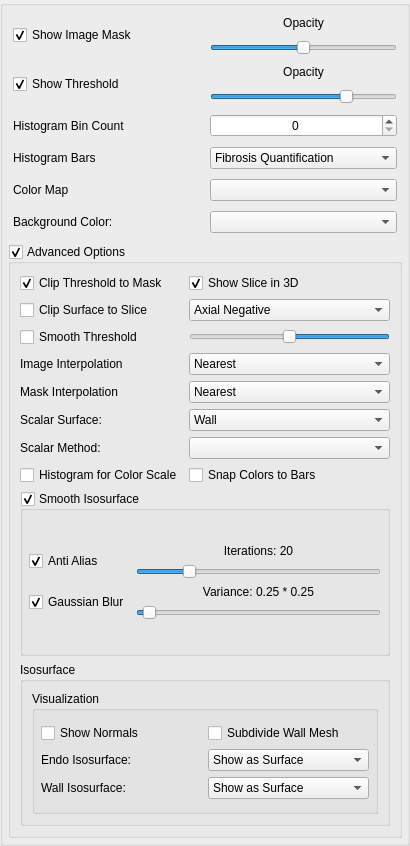
       <widget class="QWidget" name="scrollAreaWidgetContents_2">
        <property name="geometry">
         <rect>
          <x>0</x>
          <y>0</y>
          <width>410</width>
          <height>846</height>
         </rect>
        </property>
        <layout class="QVBoxLayout" name="verticalLayout_8">
         <property name="spacing">
          <number>0</number>
         </property>
         <property name="margin">
          <number>0</number>
         </property>
         <item>
          <layout class="QVBoxLayout" name="verticalLayout_left">
           <item>
            <widget class="QGroupBox" name="ProcessingGroup">
             <property name="sizePolicy">
              <sizepolicy hsizetype="Preferred" vsizetype="Preferred">
               <horstretch>0</horstretch>
               <verstretch>0</verstretch>
              </sizepolicy>
             </property>
             <property name="autoFillBackground">
              <bool>false</bool>
             </property>
             <property name="title">
              <string/>
             </property>
             <property name="alignment">
              <set>Qt::AlignLeading|Qt::AlignLeft|Qt::AlignTop</set>
             </property>
             <property name="flat">
              <bool>false</bool>
             </property>
             <property name="checkable">
              <bool>false</bool>
             </property>
             <layout class="QVBoxLayout" name="verticalLayout_2">
              <property name="margin">
               <number>5</number>
              </property>
              <item>
               <layout class="QGridLayout" name="gridLayout_2">
                <property name="margin">
                 <number>5</number>
                </property>
                <property name="spacing">
                 <number>10</number>
                </property>
                <item row="0" column="0">
                 <widget class="QCheckBox" name="showMaskCheckBox">
                  <property name="text">
                   <string>Show Image Mask</string>
                  </property>
                  <property name="checked">
                   <bool>true</bool>
                  </property>
                 </widget>
                </item>
                <item row="0" column="1">
                 <layout class="QVBoxLayout" name="verticalLayout_10">
                  <item>
                   <widget class="QLabel" name="maskOpacityLabel">
                    <property name="layoutDirection">
                     <enum>Qt::LeftToRight</enum>
                    </property>
                    <property name="text">
                     <string>Opacity</string>
                    </property>
                    <property name="alignment">
                     <set>Qt::AlignCenter</set>
                    </property>
                   </widget>
                  </item>
                  <item>
                   <widget class="QSlider" name="imageMaskOpacitySlider">
                    <property name="sizePolicy">
                     <sizepolicy hsizetype="Preferred" vsizetype="Fixed">
                      <horstretch>0</horstretch>
                      <verstretch>0</verstretch>
                     </sizepolicy>
                    </property>
                    <property name="maximum">
                     <number>100</number>
                    </property>
                    <property name="value">
                     <number>50</number>
                    </property>
                    <property name="orientation">
                     <enum>Qt::Horizontal</enum>
                    </property>
                   </widget>
                  </item>
                 </layout>
                </item>
                <item row="1" column="0">
                 <widget class="QCheckBox" name="showThresholdCheckBox">
                  <property name="text">
                   <string>Show Threshold</string>
                  </property>
                  <property name="checked">
                   <bool>true</bool>
                  </property>
                 </widget>
                </item>
                <item row="1" column="1">
                 <layout class="QVBoxLayout" name="verticalLayout_11">
                  <item>
                   <widget class="QLabel" name="thresholdOpacityLabel">
                    <property name="layoutDirection">
                     <enum>Qt::LeftToRight</enum>
                    </property>
                    <property name="text">
                     <string>Opacity</string>
                    </property>
                    <property name="alignment">
                     <set>Qt::AlignCenter</set>
                    </property>
                   </widget>
                  </item>
                  <item>
                   <widget class="QSlider" name="thresholdOpacitySlider">
                    <property name="sizePolicy">
                     <sizepolicy hsizetype="Preferred" vsizetype="Fixed">
                      <horstretch>0</horstretch>
                      <verstretch>0</verstretch>
                     </sizepolicy>
                    </property>
                    <property name="maximum">
                     <number>100</number>
                    </property>
                    <property name="value">
                     <number>75</number>
                    </property>
                    <property name="orientation">
                     <enum>Qt::Horizontal</enum>
                    </property>
                   </widget>
                  </item>
                 </layout>
                </item>
                <item row="3" column="1">
                 <widget class="QComboBox" name="histogramBarsComboBox">
                  <item>
                   <property name="text">
                    <string>Fibrosis Quantification</string>
                   </property>
                  </item>
                  <item>
                   <property name="text">
                    <string>Scar Quantification</string>
                   </property>
                  </item>
                  <item>
                   <property name="text">
                    <string>Basic Statistics</string>
                   </property>
                  </item>
                 </widget>
                </item>
                <item row="3" column="0">
                 <widget class="QLabel" name="label_8">
                  <property name="text">
                   <string>Histogram Bars</string>
                  </property>
                 </widget>
                </item>
                <item row="4" column="0">
                 <widget class="QLabel" name="label_7">
                  <property name="text">
                   <string>Color Map</string>
                  </property>
                 </widget>
                </item>
                <item row="4" column="1">
                 <widget class="QComboBox" name="colorMapComboBox"/>
                </item>
                <item row="5" column="0">
                 <widget class="QLabel" name="label_11">
                  <property name="sizePolicy">
                   <sizepolicy hsizetype="Preferred" vsizetype="Preferred">
                    <horstretch>0</horstretch>
                    <verstretch>0</verstretch>
                   </sizepolicy>
                  </property>
                  <property name="text">
                   <string>Background Color:</string>
                  </property>
                 </widget>
                </item>
                <item row="5" column="1">
                 <widget class="QComboBox" name="colorSchemeSelector">
                  <property name="locale">
                   <locale language="English" country="UnitedStates"/>
                  </property>
                 </widget>
                </item>
                <item row="2" column="0">
                 <widget class="QLabel" name="labelBins">
                  <property name="baseSize">
                   <size>
                    <width>0</width>
                    <height>0</height>
                   </size>
                  </property>
                  <property name="text">
                   <string>Histogram Bin Count</string>
                  </property>
                 </widget>
                </item>
                <item row="2" column="1">
                 <widget class="QSpinBox" name="numBinsSpinner">
                  <property name="whatsThis">
                   <string>Number of histogram bins</string>
                  </property>
                  <property name="alignment">
                   <set>Qt::AlignCenter</set>
                  </property>
                 </widget>
                </item>
               </layout>
              </item>
              <item>
               <widget class="QGroupBox" name="advancedOptionsGroupBox">
                <property name="title">
                 <string>Advanced Options</string>
                </property>
                <property name="checkable">
                 <bool>true</bool>
                </property>
                <layout class="QVBoxLayout" name="verticalLayout_9">
                 <item>
                  <layout class="QGridLayout" name="gridLayout_11">
                   <item row="1" column="0">
                    <widget class="QCheckBox" name="clipIsoSurfaceCheckBox">
                     <property name="text">
                      <string>Clip Surface to Slice</string>
                     </property>
                    </widget>
                   </item>
                   <item row="1" column="1">
                    <widget class="QComboBox" name="clipIsoSurfaceComboBox">
                     <property name="currentIndex">
                      <number>0</number>
                     </property>
                     <item>
                      <property name="text">
                       <string>Axial Negative</string>
                      </property>
                     </item>
                     <item>
                      <property name="text">
                       <string>Axial Positive</string>
                      </property>
                     </item>
                    </widget>
                   </item>
                   <item row="2" column="0">
                    <widget class="QCheckBox" name="smoothThresholdCheckBox">
                     <property name="text">
                      <string>Smooth Threshold</string>
                     </property>
                    </widget>
                   </item>
                   <item row="2" column="1">
                    <widget class="QSlider" name="smoothThresholdSlider">
                     <property name="minimum">
                      <number>0</number>
                     </property>
                     <property name="maximum">
                      <number>100</number>
                     </property>
                     <property name="value">
                      <number>50</number>
                     </property>
                     <property name="orientation">
                      <enum>Qt::Horizontal</enum>
                     </property>
                     <property name="invertedAppearance">
                      <bool>true</bool>
                     </property>
                     <property name="invertedControls">
                      <bool>false</bool>
                     </property>
                    </widget>
                   </item>
                   <item row="3" column="0">
                    <widget class="QLabel" name="label_5">
                     <property name="text">
                      <string>Image Interpolation</string>
                     </property>
                    </widget>
                   </item>
                   <item row="3" column="1">
                    <widget class="QComboBox" name="imageInterpolationComboBox">
                     <item>
                      <property name="text">
                       <string>Nearest</string>
                      </property>
                     </item>
                     <item>
                      <property name="text">
                       <string>Linear</string>
                      </property>
                     </item>
                    </widget>
                   </item>
                   <item row="4" column="0">
                    <widget class="QLabel" name="label_6">
                     <property name="text">
                      <string>Mask Interpolation</string>
                     </property>
                    </widget>
                   </item>
                   <item row="4" column="1">
                    <widget class="QComboBox" name="maskInterpolationComboBox">
                     <item>
                      <property name="text">
                       <string>Nearest</string>
                      </property>
                     </item>
                     <item>
                      <property name="text">
                       <string>Linear</string>
                      </property>
                     </item>
                    </widget>
                   </item>
                   <item row="5" column="0">
                    <widget class="QLabel" name="label_2">
                     <property name="text">
                      <string>Scalar Surface:</string>
                     </property>
                    </widget>
                   </item>
                   <item row="5" column="1">
                    <widget class="QComboBox" name="scalarSurfaceComboBox">
                     <item>
                      <property name="text">
                       <string>Wall</string>
                      </property>
                     </item>
                     <item>
                      <property name="text">
                       <string>Endo</string>
                      </property>
                     </item>
                    </widget>
                   </item>
                   <item row="6" column="0">
                    <widget class="QLabel" name="label">
                     <property name="text">
                      <string>Scalar Method:</string>
                     </property>
                    </widget>
                   </item>
                   <item row="6" column="1">
                    <widget class="QComboBox" name="scalarMethodComboBox">
                     <property name="sizePolicy">
                      <sizepolicy hsizetype="Minimum" vsizetype="Fixed">
                       <horstretch>0</horstretch>
                       <verstretch>0</verstretch>
                      </sizepolicy>
                     </property>
                    </widget>
                   </item>
                   <item row="7" column="0">
                    <widget class="QCheckBox" name="histogramColorScaleCheckBox">
                     <property name="text">
                      <string>Histogram for Color Scale</string>
                     </property>
                    </widget>
                   </item>
                   <item row="7" column="1">
                    <widget class="QCheckBox" name="snapColorsToBarsCheckBox">
                     <property name="text">
                      <string>Snap Colors to Bars</string>
                     </property>
                    </widget>
                   </item>
                   <item row="0" column="0">
                    <widget class="QCheckBox" name="clipThresholdCheckBox">
                     <property name="text">
                      <string>Clip Threshold to Mask</string>
                     </property>
                     <property name="checked">
                      <bool>true</bool>
                     </property>
                    </widget>
                   </item>
                   <item row="0" column="1">
                    <widget class="QCheckBox" name="showMaskOnIsoSurface">
                     <property name="text">
                      <string>Show Slice in 3D</string>
                     </property>
                     <property name="checked">
                      <bool>true</bool>
                     </property>
                     <property name="tristate">
                      <bool>false</bool>
                     </property>
                    </widget>
                   </item>
                  </layout>
                 </item>
                 <item>
                  <widget class="QGroupBox" name="smoothGroupBox">
                   <property name="sizePolicy">
                    <sizepolicy hsizetype="Preferred" vsizetype="Preferred">
                     <horstretch>0</horstretch>
                     <verstretch>0</verstretch>
                    </sizepolicy>
                   </property>
                   <property name="title">
                    <string>Smooth Isosurface</string>
                   </property>
                   <property name="flat">
                    <bool>false</bool>
                   </property>
                   <property name="checkable">
                    <bool>true</bool>
                   </property>
                   <property name="checked">
                    <bool>true</bool>
                   </property>
                   <layout class="QGridLayout" name="gridLayout_6">
                    <property name="margin">
                     <number>6</number>
                    </property>
                    <item row="0" column="0">
                     <layout class="QGridLayout" name="gridLayout_4">
                      <item row="0" column="0">
                       <widget class="QCheckBox" name="antiAliasCheckBox">
                        <property name="text">
                         <string>Anti Alias</string>
                        </property>
                        <property name="checked">
                         <bool>true</bool>
                        </property>
                       </widget>
                      </item>
                      <item row="0" column="1">
                       <layout class="QVBoxLayout" name="verticalLayout_14">
                        <item>
                         <widget class="QLabel" name="antiAliasIterationsLabel">
                          <property name="text">
                           <string>Iterations: 20</string>
                          </property>
                          <property name="alignment">
                           <set>Qt::AlignCenter</set>
                          </property>
                         </widget>
                        </item>
                        <item>
                         <widget class="QSlider" name="antiAliasIterationsSlider">
                          <property name="sizePolicy">
                           <sizepolicy hsizetype="Expanding" vsizetype="Fixed">
                            <horstretch>0</horstretch>
                            <verstretch>0</verstretch>
                           </sizepolicy>
                          </property>
                          <property name="value">
                           <number>20</number>
                          </property>
                          <property name="orientation">
                           <enum>Qt::Horizontal</enum>
                          </property>
                         </widget>
                        </item>
                       </layout>
                      </item>
                      <item row="2" column="0">
                       <widget class="QCheckBox" name="gaussianBlurCheckBox">
                        <property name="text">
                         <string>Gaussian Blur</string>
                        </property>
                        <property name="checked">
                         <bool>true</bool>
                        </property>
                       </widget>
                      </item>
                      <item row="2" column="1">
                       <layout class="QVBoxLayout" name="verticalLayout_15">
                        <item>
                         <widget class="QLabel" name="gaussianVarianceLabel">
                          <property name="text">
                           <string>Variance: 0.25 * 0.25</string>
                          </property>
                          <property name="alignment">
                           <set>Qt::AlignCenter</set>
                          </property>
                         </widget>
                        </item>
                        <item>
                         <widget class="QSlider" name="gaussianVarianceSlider">
                          <property name="sizePolicy">
                           <sizepolicy hsizetype="Expanding" vsizetype="Fixed">
                            <horstretch>0</horstretch>
                            <verstretch>0</verstretch>
                           </sizepolicy>
                          </property>
                          <property name="maximum">
                           <number>1000</number>
                          </property>
                          <property name="value">
                           <number>25</number>
                          </property>
                          <property name="orientation">
                           <enum>Qt::Horizontal</enum>
                          </property>
                         </widget>
                        </item>
                       </layout>
                      </item>
                     </layout>
                    </item>
                   </layout>
                  </widget>
                 </item>
                 <item>
                  <widget class="QGroupBox" name="isosurfaceGroupBox">
                   <property name="sizePolicy">
                    <sizepolicy hsizetype="Preferred" vsizetype="Preferred">
                     <horstretch>0</horstretch>
                     <verstretch>0</verstretch>
                    </sizepolicy>
                   </property>
                   <property name="title">
                    <string>Isosurface</string>
                   </property>
                   <layout class="QVBoxLayout" name="verticalLayout_12">
                    <property name="spacing">
                     <number>10</number>
                    </property>
                    <item>
                     <widget class="QGroupBox" name="groupBox">
                      <property name="title">
                       <string>Visualization</string>
                      </property>
                      <layout class="QGridLayout" name="gridLayout_8">
                       <property name="margin">
                        <number>6</number>
                       </property>
                       <item row="4" column="0">
                        <layout class="QGridLayout" name="gridLayout_9">
                         <item row="1" column="0">
                          <widget class="QLabel" name="label_3">
                           <property name="text">
                            <string>Endo Isosurface:</string>
                           </property>
                          </widget>
                         </item>
                         <item row="2" column="1">
                          <widget class="QComboBox" name="wallSurfaceComboBox">
                           <property name="currentIndex">
                            <number>1</number>
                           </property>
                           <item>
                            <property name="text">
                             <string>Not Shown</string>
                            </property>
                           </item>
                           <item>
                            <property name="text">
                             <string>Show as Surface</string>
                            </property>
                           </item>
                           <item>
                            <property name="text">
                             <string>Show as Mesh</string>
                            </property>
                           </item>
                           <item>
                            <property name="text">
                             <string>Show as Points</string>
                            </property>
                           </item>
                          </widget>
                         </item>
                         <item row="2" column="0">
                          <widget class="QLabel" name="label_4">
                           <property name="text">
                            <string>Wall Isosurface:</string>
                           </property>
                          </widget>
                         </item>
                         <item row="1" column="1">
                          <widget class="QComboBox" name="endoSurfaceComboBox">
                           <property name="currentIndex">
                            <number>1</number>
                           </property>
                           <item>
                            <property name="text">
                             <string>Not Shown</string>
                            </property>
                           </item>
                           <item>
                            <property name="text">
                             <string>Show as Surface</string>
                            </property>
                           </item>
                           <item>
                            <property name="text">
                             <string>Show as Mesh</string>
                            </property>
                           </item>
                           <item>
                            <property name="text">
                             <string>Show as Points</string>
                            </property>
                           </item>
                          </widget>
                         </item>
                         <item row="0" column="0">
                          <widget class="QCheckBox" name="showNormalsCheckBox">
                           <property name="text">
                            <string>Show Normals</string>
                           </property>
                          </widget>
                         </item>
                         <item row="0" column="1">
                          <widget class="QCheckBox" name="subdivideMeshCheckBox">
                           <property name="text">
                            <string>Subdivide Wall Mesh</string>
                           </property>
                          </widget>
                         </item>
                        </layout>
                       </item>
                      </layout>
                     </widget>
                    </item>
                   </layout>
                  </widget>
                 </item>
                </layout>
               </widget>
              </item>
             </layout>
            </widget>
           </item>
          </layout>
         </item>
        </layout>
       </widget>
